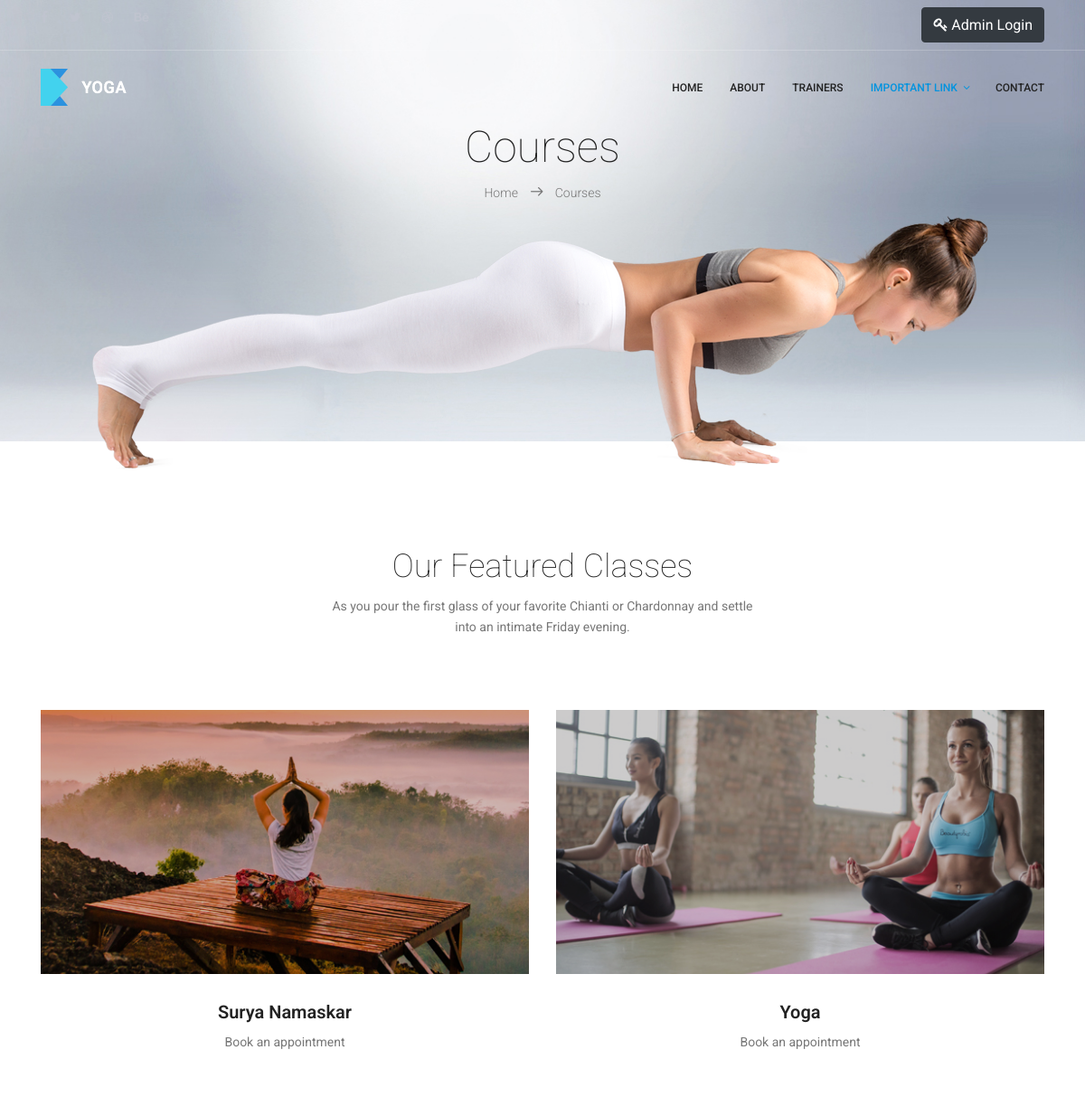
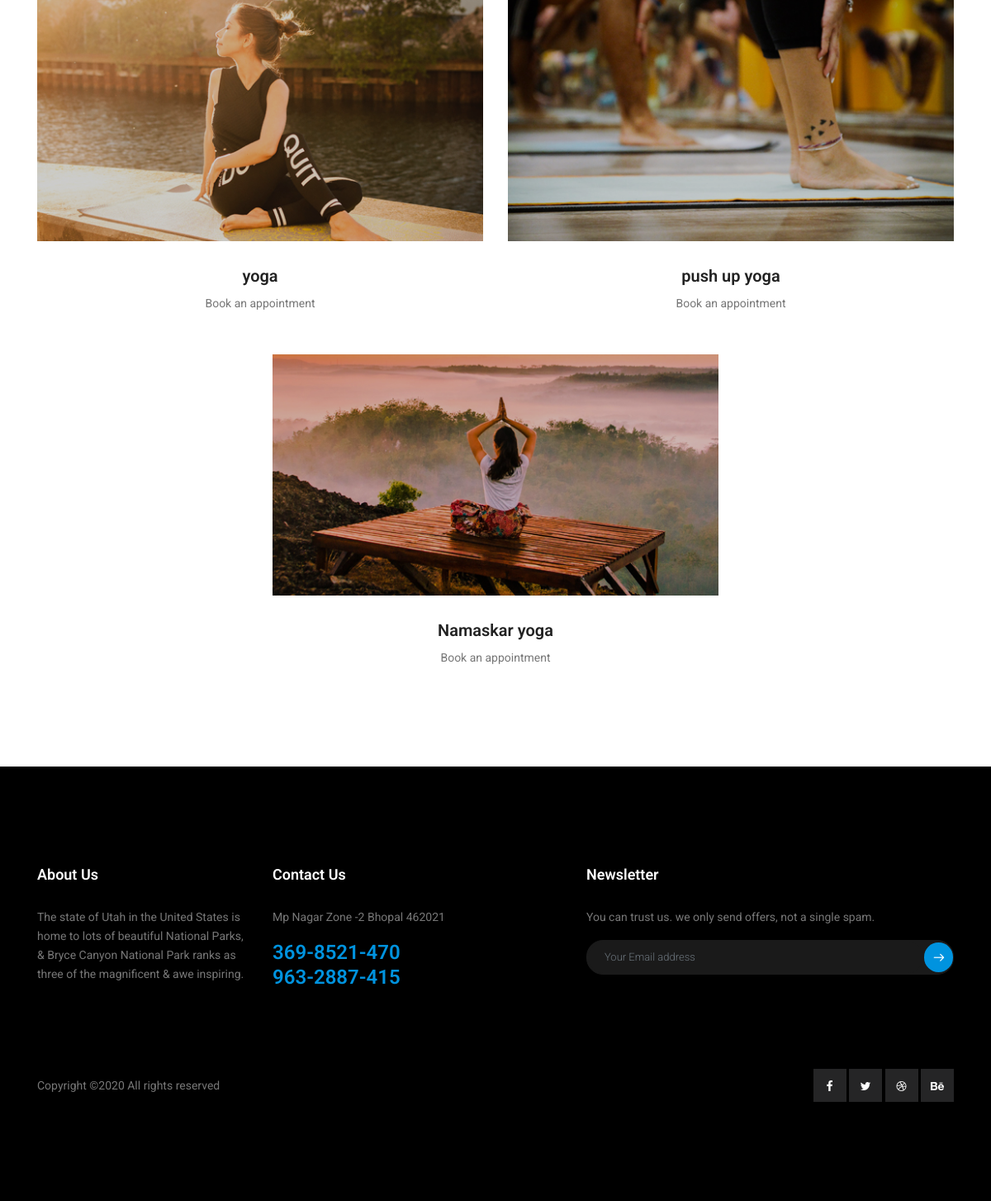
Screenshot of /courses with the database file from the repository (2 pictures, top to bottom).
### yoga/models.py (models this page shows)
class classes(models.Model):
    pic=models.FileField(null=True,blank=True)
    cname=models.CharField(max_length=300,null=True,blank=True)

class about(models.Model):
    des=models.CharField(max_length=3000,null=True ,blank=True)

class contactme(models.Model):
    address=models.CharField(max_length=3000,null=True ,blank=True)
    ph1=models.CharField(max_length=20,null=True,blank=True)
    ph2=models.CharField(max_length=20,null=True,blank=True)

### yoga/views.py (the view)
# urls.py: path('courses',courses,name='courses'),
def courses(request):
    cdata=classes.objects.all()
    abdata=about.objects.all()
    data1=contactme.objects.all()
    return render(request,'courses.html',{'cdata':cdata,'abdata':abdata,'data1':data1})

### yoga/templates/courses.html (shortened to what this page needs)
<!DOCTYPE html>
<html lang="zxx" class="no-js">
<head>
	{% load static %}
	<link rel="stylesheet" href="{% static 'css/linearicons.css' %}">
	<link rel="stylesheet" href="{% static 'css/font-awesome.min.css' %}">
	<link rel="stylesheet" href="{% static 'css/bootstrap.css' %}">
	<link rel="stylesheet" href="{% static 'css/magnific-popup.css' %}">
	<link rel="stylesheet" href="{% static 'css/nice-select.css' %}">
	<link rel="stylesheet" href="{% static 'css/animate.min.css' %}">
	<link rel="stylesheet" href="{% static 'css/owl.carousel.css' %}">
	<link rel="stylesheet" href="{% static 'css/jquery-ui.css' %}">
	<link rel="stylesheet" href="{% static 'css/main.css' %}">
</head>
<body>
	<header id="header">
		<div class="header-top">
			<div class="container">
				<div class="row">
					<div class="col-lg-6 col-sm-6 col-8 header-top-left no-padding">
						<ul>
							<li><a href="#"><i class="fa fa-facebook"></i></a></li>
							<li><a href="#"><i class="fa fa-twitter"></i></a></li>
							<li><a href="#"><i class="fa fa-dribbble"></i></a></li>
							<li><a href="#"><i class="fa fa-behance"></i></a></li>
						</ul>
					</div>
					<div class="col-lg-6 col-sm-6 col-4 header-top-right no-padding">
							<a href=""><button class="btn btn-dark"><i class="fa fa-key"></i>&nbsp;Admin&nbsp;Login</button></a>
					</div>
				</div>
			</div>
		</div>
		<div class="container main-menu">
			<div class="row align-items-center justify-content-between d-flex">
				<div id="logo">
					<a href="index"><img src="{% static 'img/logo.png' %}" alt="" title="" /></a>
				</div>
				<nav id="nav-menu-container">
					<ul class="nav-menu">
						<li><a href="index">Home</a></li>
						<li><a href="about">About</a></li>
						<li><a href="trainers">Trainers</a></li>
						<li class="menu-has-children"><a class="active" href="">Important&nbsp;Link</a>
						</li>
						<li><a href="contact">Contact</a></li>
					</ul>
				</nav>
			</div>
		</div>
	</header>
	<section class="banner-area relative about-banner" id="home">
		<img class="cta-img img-fluid" src="{% static 'img/cta-img.png' %}" alt="">
		<div class="overlay overlay-bg"></div>
		<div class="container">
			<div class="row d-flex align-items-center justify-content-center">
				<div class="about-content col-lg-12">
					<h1>
						Courses
					</h1>
					<p class="link-nav"><a href="index">Home </a>
						<span class="lnr lnr-arrow-right"></span> <a href="courses">
							Courses</a></p>
				</div>
			</div>
		</div>
	</section>
	<section class="feature-area courses section-gap">
		<div class="container">
			<div class="row d-flex justify-content-center">
				<div class="col-lg-12">
					<div class="section-title-wrap text-center">
						<h1>Our Featured Classes</h1>
						<p>As you pour the first glass of your favorite Chianti or Chardonnay and settle into an intimate Friday evening.</p>
					</div>
				</div>
			</div>
			<div class="row justify-content-center d-flex align-items-center">
				{% for i in cdata %}
				<div class="col-lg-6 col-md-6 single-feature">
					<figure>
						<img class="img-fluid" src="{{ i.pic.url }}" alt="">
						<div class="overlay overlay-bg"></div>
					</figure>
					<div class="text-center">
						<h4 class="mb-10">{{ i.cname }}</h4>
						<p>
							<a href="#">Book an appointment</a>
						</p>
					</div>
				</div>
				{% endfor %}
			</div>
		</div>
	</section>
	<footer class="footer-area section-gap">
		<div class="container">
			<div class="row">
				<div class="col-lg-3  col-md-6 col-sm-6">
					<div class="single-footer-widget">
						<h4>About Us</h4>
						{% for i in abdata %}
						<p>
							{{ i.des }}
						</p>
						{% endfor %}
					</div>
				</div>
				<div class="col-lg-4  col-md-6 col-sm-6">
					<div class="single-footer-widget">
						<h4>Contact Us</h4>
						{% for i in data1 %}
						<p>
							{{ i.address }}
						</p>
						<p class="number">
							{{ i.ph1 }} <br> {{ i.ph2 }}
						</p>
						{% endfor %}
					</div>
				</div>
				<div class="col-lg-5  col-md-6 col-sm-6">
					<div class="single-footer-widget">
						<h4>Newsletter</h4>
						<p>You can trust us. we only send offers, not a single spam.</p>
						<div class="d-flex flex-row" id="mc_embed_signup">
							<form class="navbar-form" action="https://spondonit.us12.list-manage.com/subscribe/post?u=1462626880ade1ac87bd9c93a&amp;id=92a4423d01"
							 method="get">
								<div class="input-group add-on align-items-center d-flex">
									<input class="form-control" name="email" placeholder="Your Email address" onfocus="this.placeholder = ''" onblur="this.placeholder = 'Your Email address'"
									 required="" type="email">
									<div class="input-group-btn">
										<button class="genric-btn"><span class="lnr lnr-arrow-right"></span></button>
									</div>
								</div>
							</form>
						</div>
					</div>
				</div>
			</div>
			<div class="footer-bottom row align-items-center">
				<p class="footer-text m-0 col-lg-6 col-md-12">
Copyright &copy;<script>document.write(new Date().getFullYear());</script> All rights reserved
</p>
				<div class="col-lg-6 col-sm-12 footer-social">
					<a href="#"><i class="fa fa-facebook"></i></a>
					<a href="#"><i class="fa fa-twitter"></i></a>
					<a href="#"><i class="fa fa-dribbble"></i></a>
					<a href="#"><i class="fa fa-behance"></i></a>
				</div>
			</div>
		</div>
	</footer>
</body>
</html>

### rows the page displays
classes: pic (picture), cname "Surya Namaskar"
classes: pic (picture), cname "Yoga"
classes: pic (picture), cname "yoga"
classes: pic (picture), cname "push up yoga"
classes: pic (picture), cname "Namaskar yoga"
about: des "The state of Utah in the United States is home to lots of beautiful National Parks, & Bryce Canyon National Park ranks as three of the magnificent & awe inspiring."
contactme: address "Mp Nagar Zone -2 Bhopal 462021", ph1 "369-8521-470", ph2 "963-2887-415"
